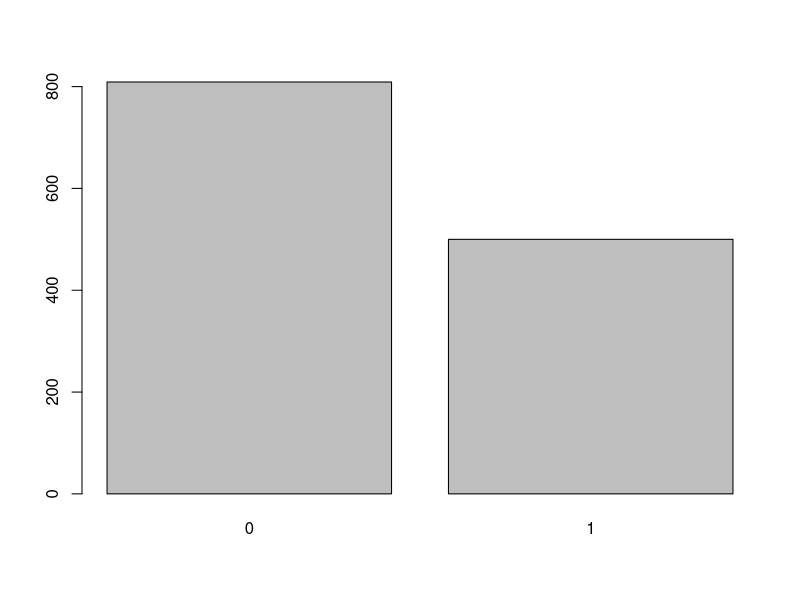
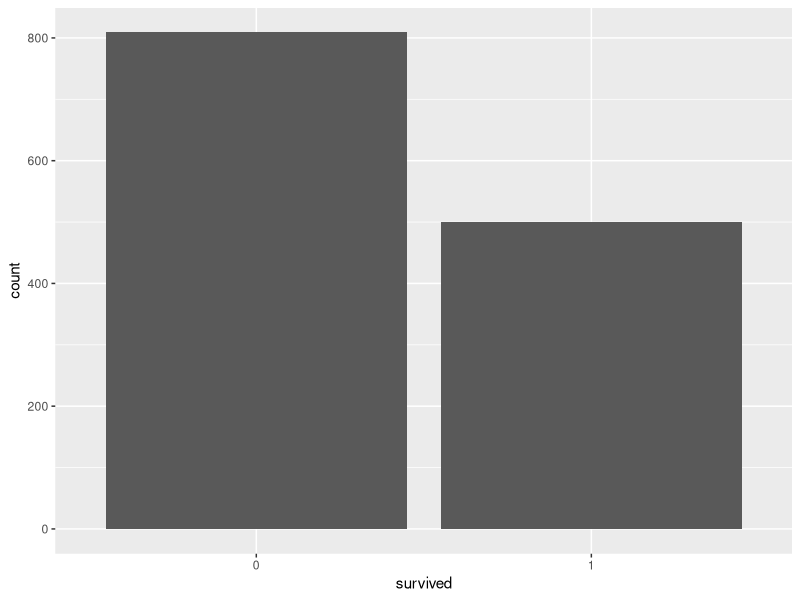
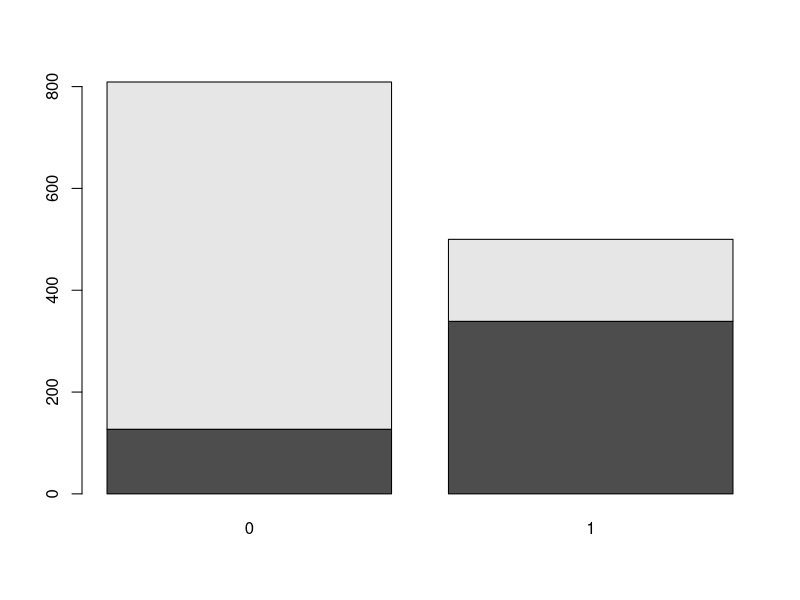
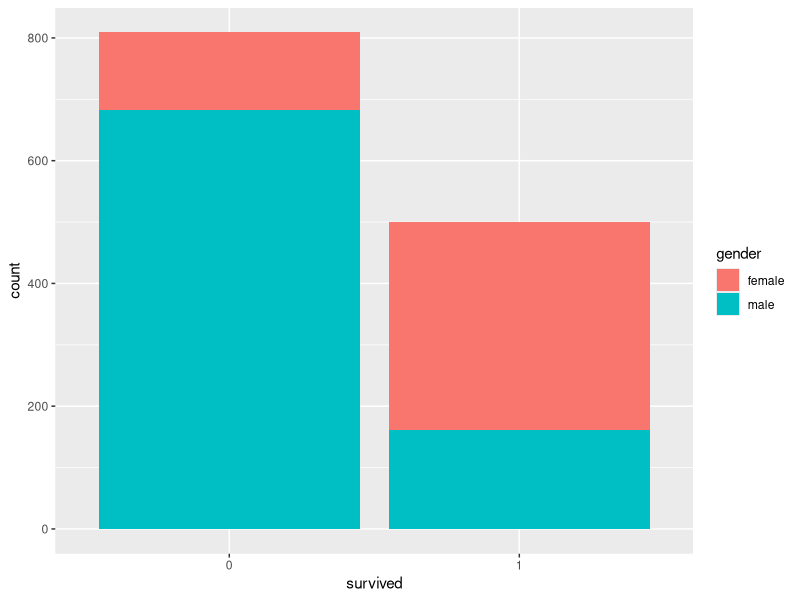
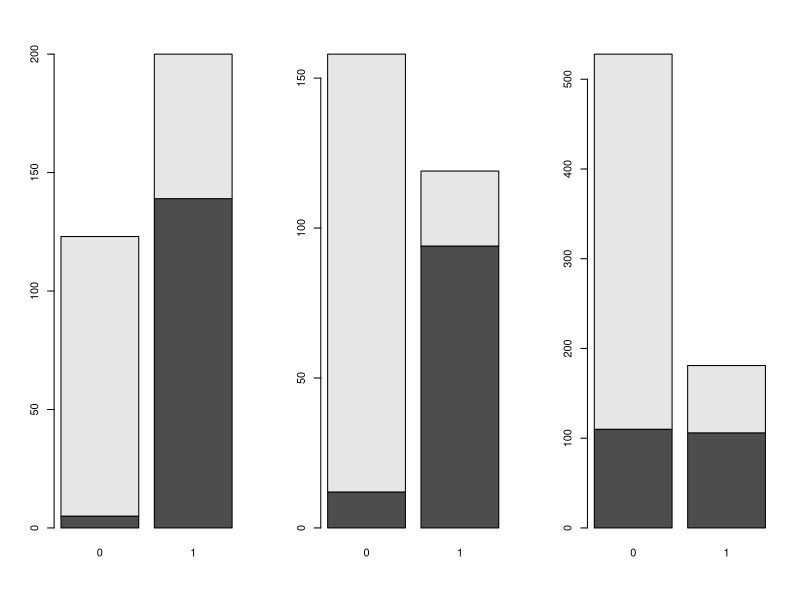
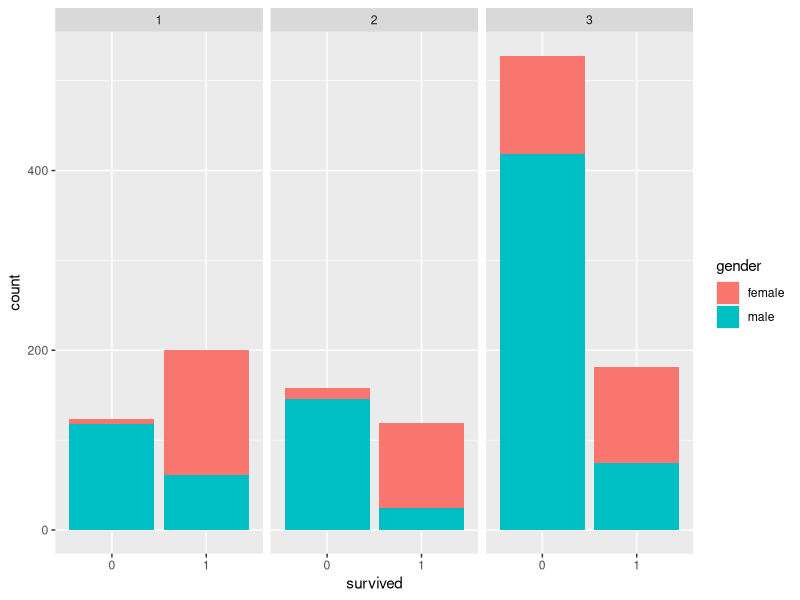
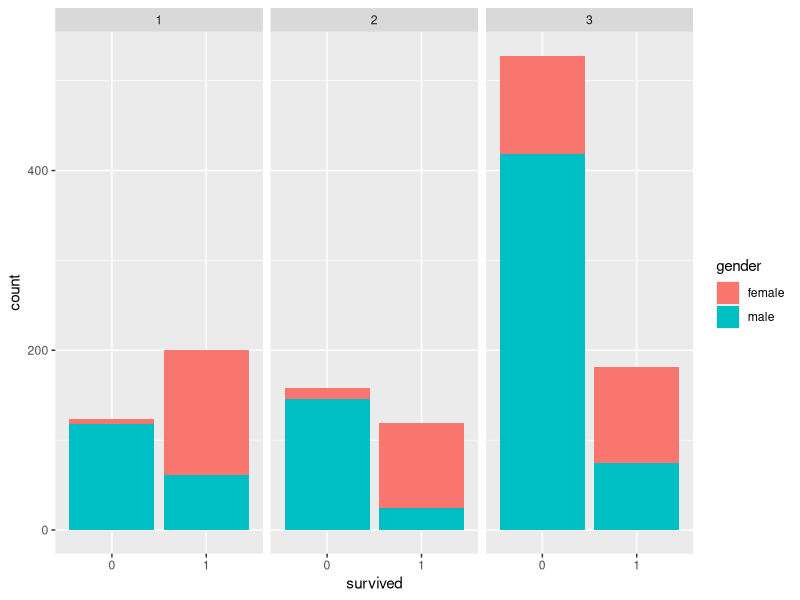
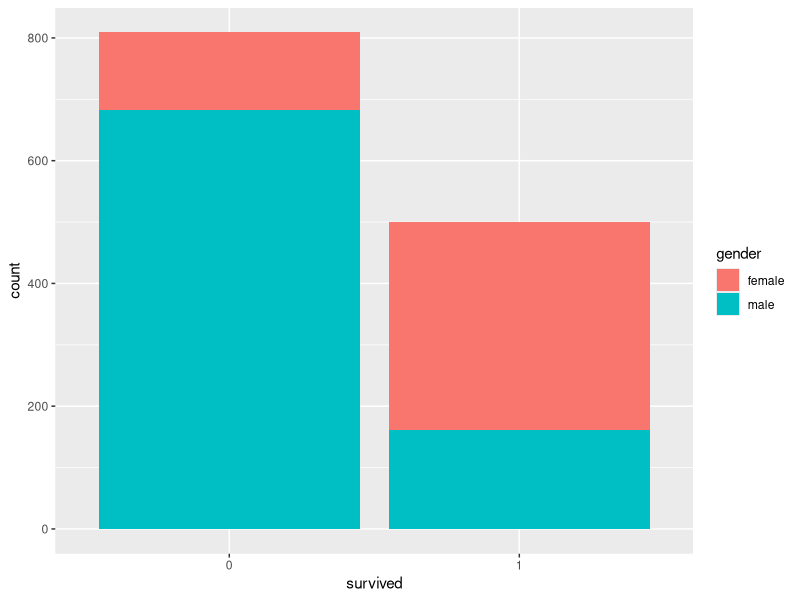

Generate these figures, in order, with R:
## ---- chunk 1
library(knitr)
knitr::opts_chunk$set(cache = F, echo = T, fig.align = "center", fig.width = 5, fig.height = 5, resize.width = "0.9\\textwidth", resize.height = "0.9\\textwidth")
def.chunk.hook  <- knitr::knit_hooks$get("chunk")
knitr::knit_hooks$set(chunk = function(x, options) {
  x <- def.chunk.hook(x, options)
  ifelse(options$size != "normalsize", paste0("\\", options$size,"\n\n", x, "\n\n \\normalsize"), x)
})
## ---- chunk 2
library(tidyverse)
## ---- chunk 3
## load data and look at top few rows
titanic <- read_csv("titanic.csv")
titanic <- titanic %>%
    mutate(name = abbreviate(name)) %>%
    mutate(pclass = as.character(pclass)) %>%
    mutate(survived = as.character(survived)) %>%
    as.data.frame()
head(titanic)
## ---- chunk 4
saveRDS(titanic, "titanic.rds")
## ---- chunk 5
head(titanic)
## ---- chunk 6
temp <- tribble(~Replicate1, ~Replicate2, ~Replicate3,
                1.2, 2.2, 2.3,
                3.4, 3.5, 2.9)
temp <- as.data.frame(temp)
rownames(temp) <- c("TreatmentA", "TreatmentB")
temp
## ---- chunk 7
temp %>% rownames_to_column("Treatment") %>%
    gather(Replicate, Measurement, -Treatment)
## ---- chunk 8
barplot(table(titanic$survived))
## ---- chunk 9
ggplot(titanic) + 
    geom_bar(aes(x = survived))
## ---- chunk 10
barplot(table(titanic$gender, 
          titanic$survived))
## ---- chunk 11
ggplot(titanic) + 
    geom_bar(aes(x = survived, 
                 fill = gender))
## ---- chunk 12
par(mfrow = c(1, 3))
for(i in unique(titanic$pclass)) {
    temp <- titanic[
        titanic$pclass == i, ]
    barplot(table(temp$gender, 
          temp$survived))
}
## ---- chunk 13
ggplot(titanic) + 
    geom_bar(aes(x = survived, 
                 fill = gender)) +
    facet_wrap(~pclass)
## ---- chunk 14

## ---- chunk 15
ggplot(titanic) + 
    geom_bar(aes(x = survived, fill = gender)) +
    facet_wrap(~ pclass)
## ---- chunk 16
ggplot(titanic) + geom_bar(aes(x = survived, fill = gender))
## ---- chunk 17
ggplot(titanic) + geom_bar(aes(x = survived, fill = gender)) +
    facet_wrap(~ pclass)
## ---- chunk 18
ggplot(titanic) + geom_bar(aes(x = survived, fill = pclass)) +
    facet_wrap(~ gender)
## ---- chunk 19
ggplot(titanic) + 
    geom_point(aes(x = fare, 
                 y = age, 
                 colour = survived)) +
    facet_grid(pclass ~ gender)
## ---- chunk 20
ggplot(titanic) + 
    geom_point(aes(x = fare, 
                 y = age))
## ---- chunk 21
ggplot(titanic, aes(x = fare, y = age)) + 
    geom_point() +
    stat_smooth()
## ---- chunk 22
ggplot(titanic, aes(x = fare, y = age, colour = survived)) + 
    geom_point() +
    facet_wrap(~ gender) + 
    stat_smooth()
## ---- chunk 23
ggplot(titanic) + 
    geom_bar(aes(x = survived, 
                    fill = gender)) +
    scale_fill_manual(values = c("red", "blue"))
## ---- chunk 24
ggplot(titanic) + 
    geom_bar(aes(x = survived, 
                    fill = gender),
             position = "dodge")
